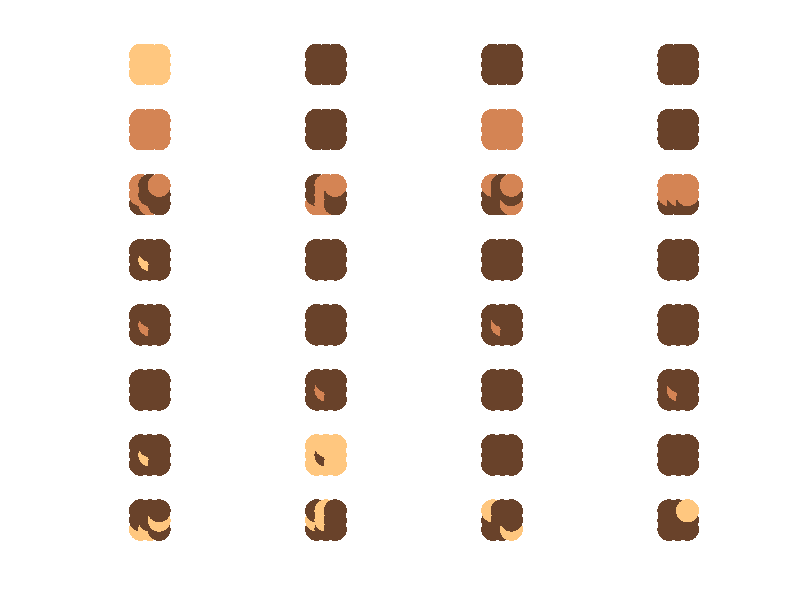
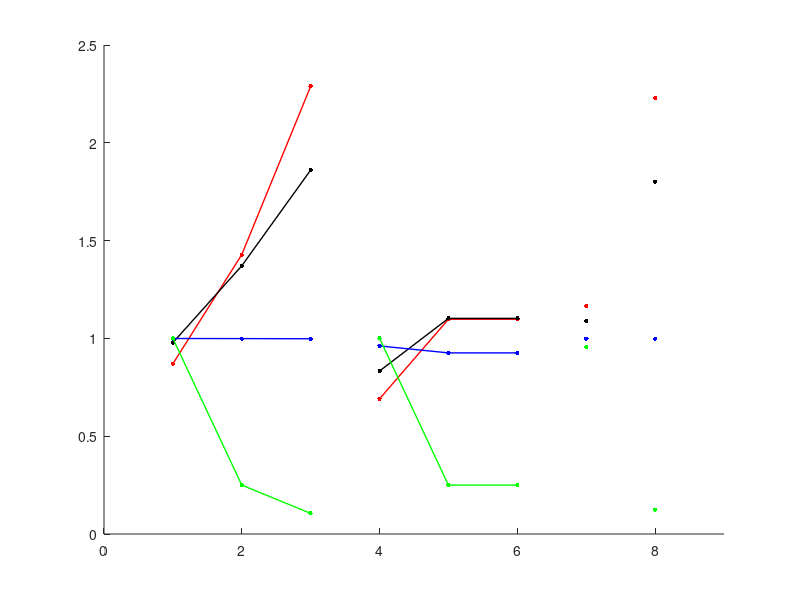
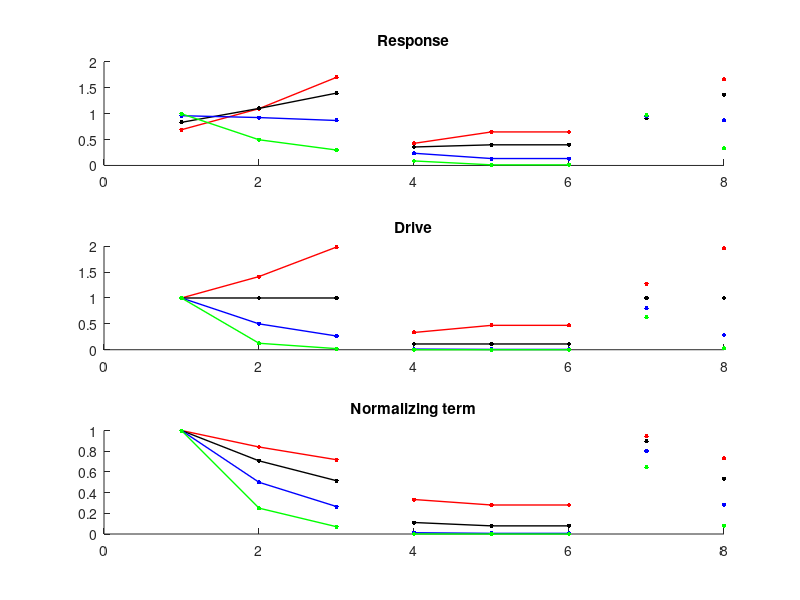
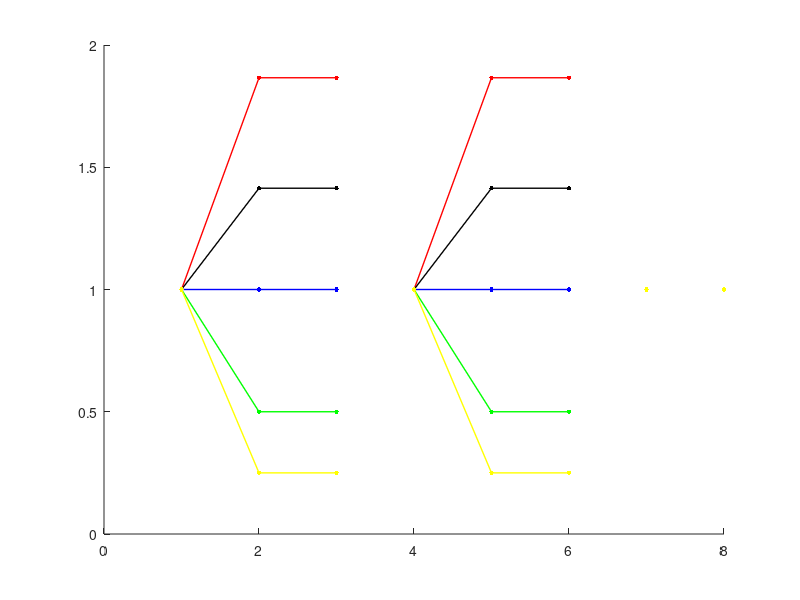

Source code (MATLAB) for these figures, in order:

% Pretend contrast energy for the following hypothetical stimuli:
% rows: there are 9 locations (3x3)
% columns: there are 4 orientations

stim=zeros(8,9,4);

% Number of orientations:
% grating
% plaid
% squiggles

% grating:
stim(1,:,:) = repmat([1 0 0 0],9,1);
% plaid:
stim(2,:,:) = repmat([.5 0 .5 0],9,1);
% random:
temp_s = repmat([.5 0 .5 0],9,1);
stim(3,:,:) = reshape(temp_s(randperm(length(temp_s(:)))),9,4);
clear temp_s

% Variations across space
% size: small grating
stim(4,:,:) = stim(1,:,:);
stim(4,[1:4 6:9],:) = 0;

% pattern
stim(5,:,:) = stim(2,:,:);
stim(5,[1:4 6:9],:) = 0;

% squiggles
stim(6,:,:) = stim(3,:,:);
stim(6,[1:4 6:9],:) = 0;

% grating surrounded by other orientation
stim(7,:,:) = repmat([0 1 0 0],9,1);
stim(7,5,:) = [1 0 0 0];

% grating to noise 
stim(8,:,:) = zeros(size(stim(1,:,:)));
for kk = 1:size(stim,2)
    stim(8,kk,randperm(4,1)) = 1;
end

% % plot all contrast energies for 4 different orientations:
% figure('Position',[0 0 300 600])
% for kk = 1:size(stim,1)
%     thisStim = reshape(squeeze(stim(kk,:,:)),3,3,4);
%     for rr = 1:4
%         subplot(size(stim,1),4,4*kk - 4 + rr)
%         imagesc(thisStim(:,:,rr),[0 1])
%         axis square
%         axis off
%     end
% end
%%
cm = copper(150);

figure('Position',[0 0 300 600])
for kk = 1:size(stim,1)
    thisStim = reshape(squeeze(stim(kk,:,:)),3,3,4);
    for rr = 1:4
        subplot(size(stim,1),4,4*kk - 4 + rr),hold on
        for ii = 1:size(thisStim(:,:,rr),1)
            for jj = 1:size(thisStim(:,:,rr),2)
                plot(ii,jj,'.','MarkerSize',50,...
                    'Color',cm(thisStim(ii,jj,rr)*100+50,:))
            end
        end
        xlim([.5 3.5]),ylim([0.5 3.5])
        axis square, box on
        set(gca,'XTick',[],'YTick',[])
        set(gca,'Color',[0 0 0])
    end
end

% set(gcf,'PaperPositionMode','auto')
% print('-dpng','-r300',['./figures/normalization_testStim/testStim_contrastE'])
% print('-depsc','-r300',['./figures/normalization_testStim/testStim_contrastE'])


%% First normalization model

n_use = [.5 1 2 6];
R_out = zeros(size(stim,1),length(n_use));
r_max = 1;
c50 = .2;

for kk = 1:size(stim,1) % images
    thisImage = squeeze(stim(kk,:,:));
    imFilt1Sum = sum(thisImage,1); % Sum across space 
    % imFilt1Sum = the dot product between simple cell contrast energy and weights

    for ii = 1:length(n_use) % different n's to try
        n = n_use(ii);
        
        % Normalization
        c_rms = sqrt(sum(imFilt1Sum.^2));
        R_out(kk,ii) = r_max * (sum(imFilt1Sum.^n))./...
            (c50.^n + c_rms.^n);
    end
end

figure,hold on
color_plot = {'r','k','b','g','y'};
for ii = 1:length(n_use) % different n's to try
    plot(1:3,R_out(1:3,ii),'Color',color_plot{ii},'LineWidth',1)
    plot(4:6,R_out(4:6,ii),'Color',color_plot{ii},'LineWidth',1)
    plot(7,R_out(7,ii),'Color',color_plot{ii},'LineWidth',1)
    plot(R_out(:,ii),'.','Color',color_plot{ii},'MarkerSize',10)
end
xlim([0 size(stim,1)+1])

%% Why does this work?

n_use = [.5 1 2 4];
R_out = zeros(size(stim,1),length(n_use));
D_out = zeros(size(stim,1),length(n_use));
N_out = zeros(size(stim,1),length(n_use));
r_max = 1;
c50 = .2;

for kk = 1:size(stim,1) % images
    thisImage = squeeze(stim(kk,:,:));
%     imFilt1Sum = sum(thisImage,1); % Sum across space 
    imFilt1Sum = mean(thisImage,1); % Mean across space: do not take size in drive...
    % imFilt1Sum = the dot product between simple cell contrast energy and weights

    for ii = 1:length(n_use) % different n's to try
        n = n_use(ii);
        
        % Normalization
        c_rms = sqrt(sum(imFilt1Sum.^2));
        
        R_out(kk,ii) = r_max * (sum(imFilt1Sum.^n))./...
            (c50.^n + c_rms.^n);
        
        D_out(kk,ii) = (sum(imFilt1Sum.^n));
        N_out(kk,ii) = c_rms.^n;
    end
end

figure
subplot(3,1,1),hold on
color_plot = {'r','k','b','g','y'};
for ii = 1:length(n_use) % different n's to try
    plot(1:3,R_out(1:3,ii),'Color',color_plot{ii},'LineWidth',1)
    plot(4:6,R_out(4:6,ii),'Color',color_plot{ii},'LineWidth',1)
    plot(7,R_out(7,ii),'Color',color_plot{ii},'LineWidth',1)
    plot(R_out(:,ii),'.','Color',color_plot{ii},'MarkerSize',10)
end
xlim([0 8])
title('Response')

subplot(3,1,2),hold on
color_plot = {'r','k','b','g','y'};
for ii = 1:length(n_use) % different n's to try
    plot(1:3,D_out(1:3,ii),'Color',color_plot{ii},'LineWidth',1)
    plot(4:6,D_out(4:6,ii),'Color',color_plot{ii},'LineWidth',1)
    plot(7,D_out(7,ii),'Color',color_plot{ii},'LineWidth',1)
    plot(D_out(:,ii),'.','Color',color_plot{ii},'MarkerSize',10)
end
xlim([0 8])
title('Drive')

subplot(3,1,3),hold on
color_plot = {'r','k','b','g','y'};
for ii = 1:length(n_use) % different n's to try
    plot(1:3,N_out(1:3,ii),'Color',color_plot{ii},'LineWidth',1)
    plot(4:6,N_out(4:6,ii),'Color',color_plot{ii},'LineWidth',1)
    plot(7,N_out(7,ii),'Color',color_plot{ii},'LineWidth',1)
    plot(N_out(:,ii),'.','Color',color_plot{ii},'MarkerSize',10)
end
xlim([0 8])
title('Normalizing term')



%% Center drive, all normalization pool
n_use = [.1 .5 1 2 3];
R_out = zeros(size(stim,1),length(n_use));
r_max = 1;
c50 = .2;

for kk = 1:size(stim,1) % images
    thisImage = squeeze(stim(kk,:,:));
    
    % Driving pool
    imFilt1Sum = sum(thisImage(5,:),1); % Sum across space
    % Normalization pool
    imFilt2Sum = sum(thisImage,1); % Sum across space
    
    for ii = 1:length(n_use) % different n's to try
        n = n_use(ii);
        
        % Normalization
        c_rms = sqrt(sum(imFilt2Sum.^2));
%         R_out(kk,ii) = r_max * (sum(imFilt1Sum.^n)) .* ...
%             ((c50.^n + c_rms.^n).^-1);
        R_out(kk,ii) = r_max * (sum(imFilt1Sum.^n));
    end
end

figure,hold on
color_plot = {'r','k','b','g','y'};
for ii = 1:length(n_use) % different n's to try
    plot(1:3,R_out(1:3,ii),'Color',color_plot{ii},'LineWidth',1)
    plot(4:6,R_out(4:6,ii),'Color',color_plot{ii},'LineWidth',1)
    plot(7,R_out(7,ii),'Color',color_plot{ii},'LineWidth',1)
    plot(R_out(:,ii),'.','Color',color_plot{ii},'MarkerSize',10)
end

xlim([0 8])

%%
%% Center drive, normalization on/off, dependent on image homogeneity
n_use = [.5 1 2 4];
R_out = zeros(size(stim,1),length(n_use));
r_max = 1;
c50 = .2;

gatingTerm = zeros(size(stim,1),1);
beta_cntr = 1;

for kk = 1:size(stim,1) % images
    thisImage = squeeze(stim(kk,:,:));
    
    % Driving pool
    imFilt1Sum = sum(thisImage,1); % Sum across space 
    
    gatingTerm(kk) = sum(var(thisImage,[],1)); 

    for ii = 1:length(n_use) % different n's to try
        n = n_use(ii);
        
        % Normalization
        c_rms = sqrt(sum(imFilt1Sum.^2));
%         R_out(kk,ii) = r_max * (sum(imFilt1Sum.^n));
        
        if gatingTerm(kk)<.1 % yes surround suppression
            R_out(kk,ii) = r_max * (sum(imFilt1Sum.^n)) .* ...
                ((c50.^n + c_rms.^n).^-1);
        else % no surround suppression
            R_out(kk,ii) = r_max * (sum(imFilt1Sum.^n)) .* ...
                ((c50.^n + c_rms.^n).^-1);
        end
    end
end

%%
figure,hold on
color_plot = {'r','k','b','g','y'};
for ii = 1:length(n_use) % different n's to try
    plot(1:3,R_out(1:3,ii),'Color',color_plot{ii},'LineWidth',1)
    plot(4:6,R_out(4:6,ii),'Color',color_plot{ii},'LineWidth',1)
    plot(7,R_out(7,ii),'Color',color_plot{ii},'LineWidth',1)
    plot(R_out(:,ii),'.','Color',color_plot{ii},'MarkerSize',10)
end
xlim([0 8])
